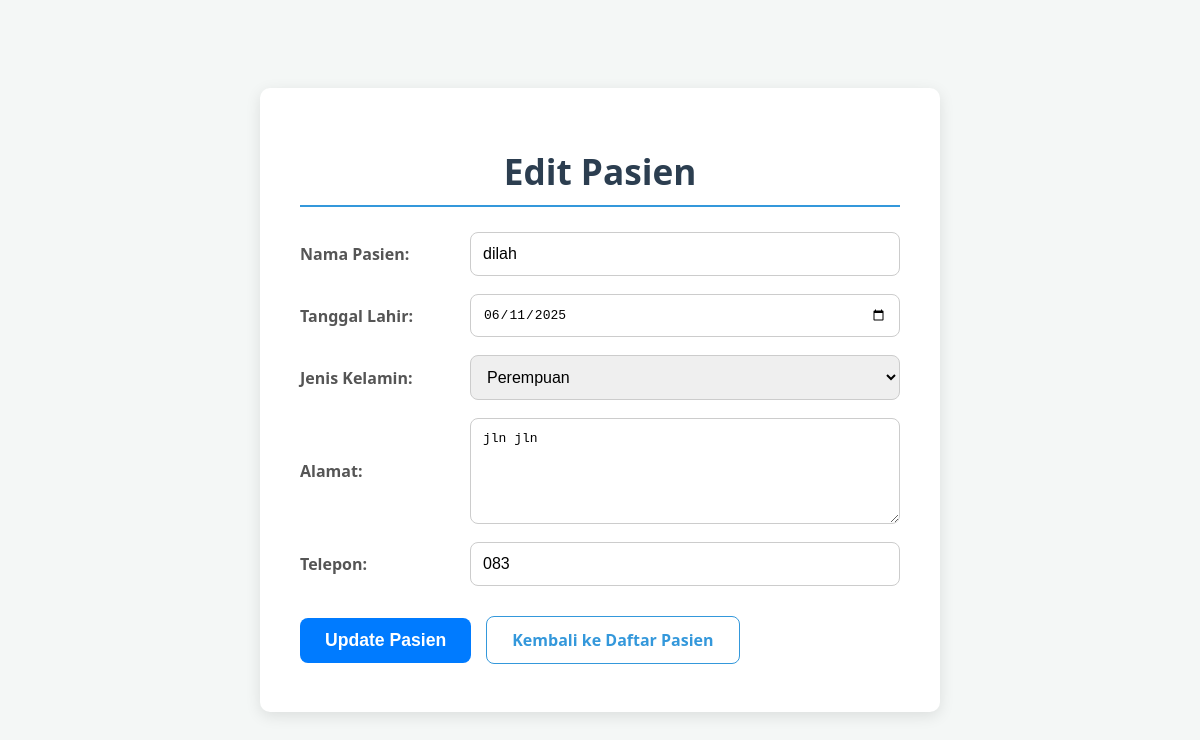
The app's page /pasien/edit.php?id=14 with its own data.
### tables this page shows
CREATE TABLE `pasien` (
  `id_pasien` int(11) NOT NULL,
  `nama_pasien` varchar(255) NOT NULL,
  `tanggal_lahir` date DEFAULT NULL,
  `jenis_kelamin` enum('Laki-laki','Perempuan') NOT NULL,
  `alamat` text DEFAULT NULL,
  `telepon` varchar(15) DEFAULT NULL
);

### pasien/edit.php (the view, shortened to what this page needs)
<?php
include '../db.php';
$id_pasien = isset($_GET['id']) ? intval($_GET['id']) : 0;
$stmt_pasien = $conn->prepare("SELECT * FROM Pasien WHERE id_pasien = ?");
$stmt_pasien->bind_param("i", $id_pasien);
$stmt_pasien->execute();
$result_pasien = $stmt_pasien->get_result();
$pasien = $result_pasien->fetch_assoc();
?>
<!DOCTYPE html>
<html>
<head>
</head>
<body>
    <div class="container">
        <h2>Edit Pasien</h2>
        <form method="post">
            <div>
                <label for="nama_pasien">Nama Pasien:</label>
                <input type="text" name="nama_pasien" id="nama_pasien" value="<?= htmlspecialchars($pasien['nama_pasien']); ?>" required>
            </div>
            <div>
                <label for="tanggal_lahir">Tanggal Lahir:</label>
                <input type="date" name="tanggal_lahir" id="tanggal_lahir" value="<?= htmlspecialchars($pasien['tanggal_lahir']); ?>">
            </div>
            <div>
                <label for="jenis_kelamin">Jenis Kelamin:</label>
                <select name="jenis_kelamin" id="jenis_kelamin" required>
                    <option value="Perempuan" <?= ($pasien['jenis_kelamin'] == 'Perempuan') ? 'selected' : ''; ?>>Perempuan</option>
                </select>
            </div>
            <div>
                <label for="alamat">Alamat:</label>
                <textarea name="alamat" id="alamat" rows="3"><?= htmlspecialchars($pasien['alamat']); ?></textarea>
            </div>
            <div>
                <label for="telepon">Telepon:</label>
                <input type="tel" name="telepon" id="telepon" value="<?= htmlspecialchars($pasien['telepon']); ?>">
            </div>
            <div class="form-actions">
                <button type="submit">Update Pasien</button>
                <a href="index.php" class="back-link">Kembali ke Daftar Pasien</a>
            </div>
        </form>
    </div>
</body>
</html>

### pasien/edit.php (style rules this page uses)
body { font-family: 'Segoe UI', Tahoma, Geneva, Verdana, sans-serif; margin: 0; padding: 0; background-color: #f4f7f6; color: #333; display: flex; justify-content: center; align-items: center; min-height: 100vh; }
.container { width: 90%; max-width: 600px; background-color: #ffffff; padding: 30px 40px; border-radius: 10px; box-shadow: 0 4px 15px rgba(0, 0, 0, 0.1); }
h2 { text-align: center; color: #2c3e50; margin-bottom: 25px; font-size: 2.2em; border-bottom: 2px solid #3498db; padding-bottom: 10px; display: inline-block; width: 100%; }
form div { margin-bottom: 18px; display: flex; align-items: center; }
label { flex: 0 0 150px; margin-right: 20px; font-weight: 600; color: #555; }
input[type="text"], input[type="date"], input[type="tel"], textarea, select { flex: 1; padding: 12px; border: 1px solid #ccc; border-radius: 8px; font-size: 1em; transition: border-color 0.3s ease, box-shadow 0.3s ease; }
textarea { resize: vertical; min-height: 80px; }
.form-actions { text-align: center; margin-top: 30px; }
button[type="submit"] { padding: 12px 25px; background-color: #007bff; color: white; border: none; border-radius: 8px; cursor: pointer; font-size: 1.1em; font-weight: bold; transition: background-color 0.3s ease, transform 0.2s ease; margin-right: 15px; }
.back-link { text-decoration: none; color: #3498db; font-weight: bold; padding: 12px 25px; border: 1px solid #3498db; border-radius: 8px; transition: all 0.3s ease; display: inline-block; }

### records on screen
pasien: nama_pasien "dilah", tanggal_lahir "06/11/2025", jenis_kelamin "Perempuan", alamat "jln jln", telepon "083"
